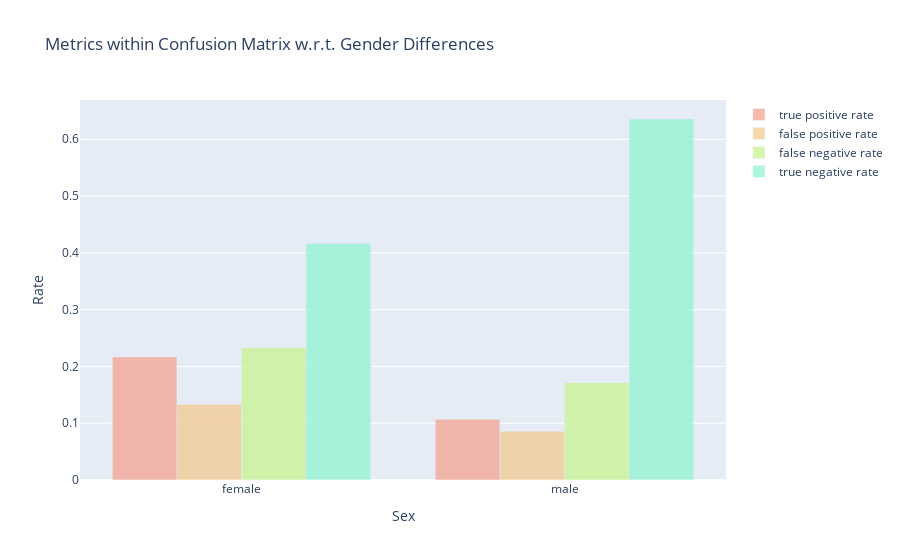

This figure's notebook cell:
### Code cell
# visualize the results
fig = go.Figure()
fig.add_trace(go.Bar(
    x=list(tpr_sex.keys()),
    y=list(tpr_sex.values()),
    marker_color='#F3A291',
    opacity=0.75,
    name='true positive rate'
))
fig.add_trace(go.Bar(
    x=list(fpr_sex.keys()),
    y=list(fpr_sex.values()),
    marker_color='#F3CA91',
    opacity=0.75,
    name='false positive rate'
))
fig.add_trace(go.Bar(
    x=list(fnr_sex.keys()),
    y=list(fnr_sex.values()),
    marker_color='#CAF391',
    opacity=0.75,
    name='false negative rate'
))
fig.add_trace(go.Bar(
    x=list(tnr_sex.keys()),
    y=list(tnr_sex.values()),
    marker_color='#91F3D1',
    opacity=0.75,
    name='true negative rate'
))
fig.update_layout(
    title_text='Metrics within Confusion Matrix w.r.t. Gender Differences',
    xaxis_title='Sex',
    yaxis_title='Rate'
)
# fig.write_image('../results/separation-sex.png', scale=2)
fig.show()

### Figure 1 — Plotly figure (JSON) as saved in the notebook; plotly's stock layout.template omitted (floating-point values rounded to 4 significant figures)
{"data": [{"marker": {"color": "#F3A291"}, "name": "true positive rate", "opacity": 0.75, "type": "bar", "x": ["female", "male"], "y": [0.2167, 0.1071]}, {"marker": {"color": "#F3CA91"}, "name": "false positive rate", "opacity": 0.75, "type": "bar", "x": ["female", "male"], "y": [0.1333, 0.08571]}, {"marker": {"color": "#CAF391"}, "name": "false negative rate", "opacity": 0.75, "type": "bar", "x": ["female", "male"], "y": [0.2333, 0.1714]}, {"marker": {"color": "#91F3D1"}, "name": "true negative rate", "opacity": 0.75, "type": "bar", "x": ["female", "male"], "y": [0.4167, 0.6357]}], "layout": {"title": {"text": "Metrics within Confusion Matrix w.r.t. Gender Differences"}, "xaxis": {"title": {"text": "Sex"}}, "yaxis": {"title": {"text": "Rate"}}}}
